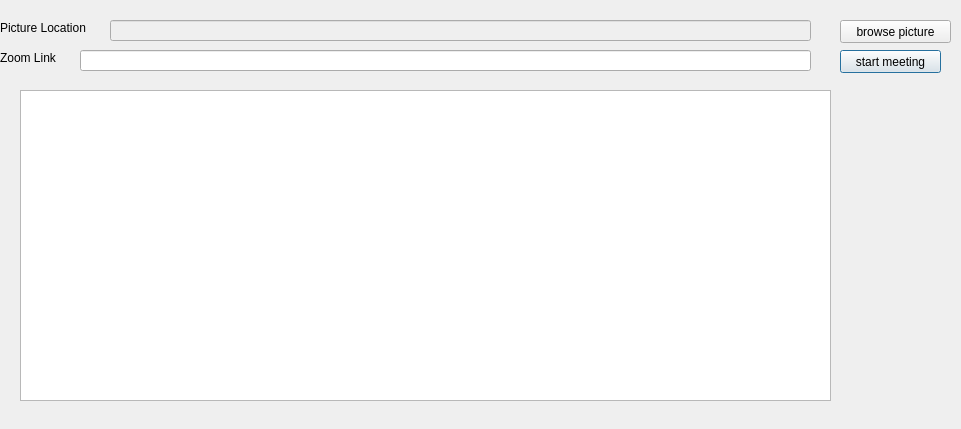
<?xml version="1.0" encoding="UTF-8"?>
<ui version="4.0">
 <class>Dialog</class>
 <widget class="QDialog" name="Dialog">
  <property name="geometry">
   <rect>
    <x>0</x>
    <y>0</y>
    <width>961</width>
    <height>429</height>
   </rect>
  </property>
  <property name="windowTitle">
   <string>Dialog</string>
  </property>
  <widget class="QPushButton" name="meeting_button">
   <property name="geometry">
    <rect>
     <x>840</x>
     <y>50</y>
     <width>101</width>
     <height>23</height>
    </rect>
   </property>
   <property name="text">
    <string>start meeting</string>
   </property>
  </widget>
  <widget class="QLineEdit" name="zoom_edit">
   <property name="geometry">
    <rect>
     <x>80</x>
     <y>50</y>
     <width>731</width>
     <height>21</height>
    </rect>
   </property>
  </widget>
  <widget class="QLabel" name="label_2">
   <property name="geometry">
    <rect>
     <x>0</x>
     <y>50</y>
     <width>71</width>
     <height>16</height>
    </rect>
   </property>
   <property name="text">
    <string>Zoom Link</string>
   </property>
  </widget>
  <widget class="QLabel" name="label_3">
   <property name="geometry">
    <rect>
     <x>0</x>
     <y>20</y>
     <width>101</width>
     <height>16</height>
    </rect>
   </property>
   <property name="text">
    <string>Picture Location</string>
   </property>
  </widget>
  <widget class="QLineEdit" name="picture_edit">
   <property name="enabled">
    <bool>false</bool>
   </property>
   <property name="geometry">
    <rect>
     <x>110</x>
     <y>20</y>
     <width>701</width>
     <height>21</height>
    </rect>
   </property>
  </widget>
  <widget class="QPushButton" name="find_pic_button">
   <property name="geometry">
    <rect>
     <x>840</x>
     <y>20</y>
     <width>111</width>
     <height>23</height>
    </rect>
   </property>
   <property name="text">
    <string>browse picture</string>
   </property>
  </widget>
  <widget class="QTextEdit" name="console">
   <property name="geometry">
    <rect>
     <x>20</x>
     <y>90</y>
     <width>811</width>
     <height>311</height>
    </rect>
   </property>
  </widget>
 </widget>
 <resources/>
 <connections/>
</ui>
